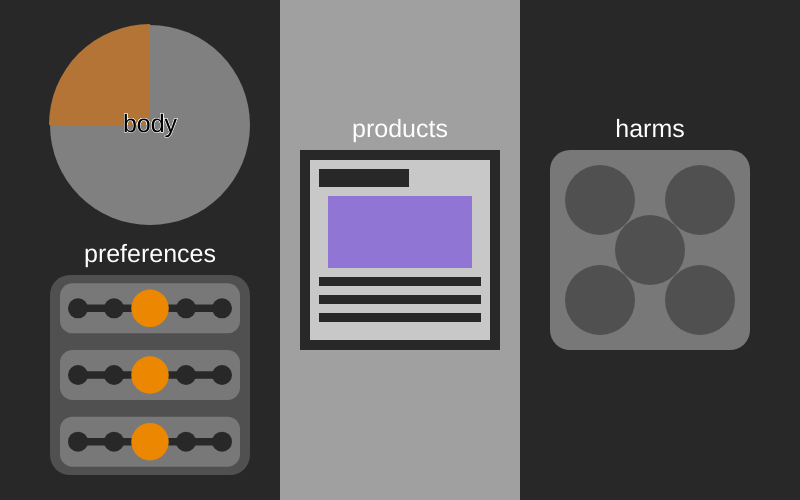
Frame 1 (no input)
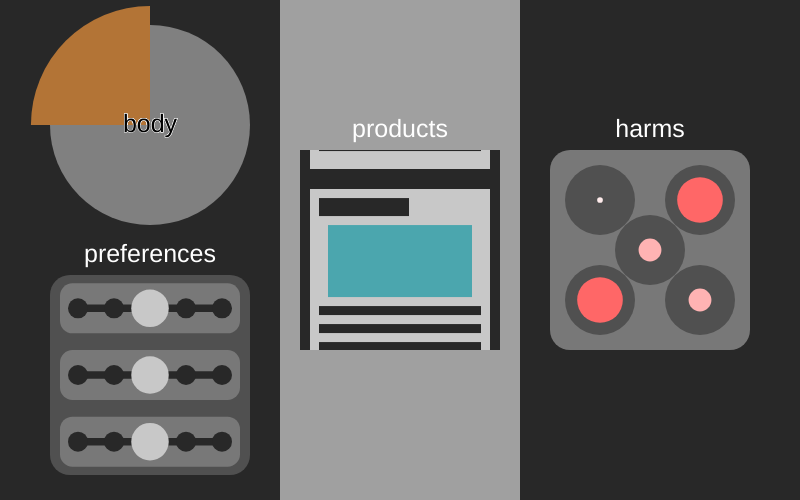
Frame 60 (no input)
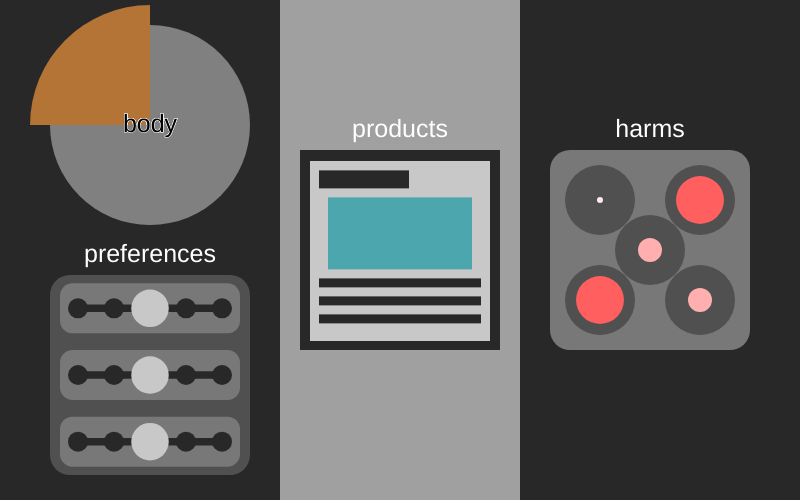
Frame 120 (the mouse pressed at the canvas centre since frame 60)

The p5.js sketch that drew these frames (run headless with seeded random() and noise() and a simulated clock; from frame 60 on, the mouse is pressed at the canvas centre):

// p5.js sketch
// ── sketch.js
var pv,hs,sPanel,body;
var numProducts=8;
var numAspects=4;
var numHarms=5;
var numScores=3;
var prodDataSet;
var prodData;


function setup() {
  prodDataSet=new ProductData(numAspects,numProducts,numScores,numHarms);
  prodData=prodDataSet.prodData[0];
  createCanvas(800,500);
  body=new Body(150,125,100,numAspects);
  sPanel=new SlidePanel(50,275,200,200,numScores);
  pv=new ProductViewer(300,150,200,200,numProducts);
  hs=new HarmScore(550,150,200);
  pv.loadProducts(prodData);
  // for(var i=0; i<numProducts; i++){
  //   pv.addProduct(200,prodData[i]);
  // }
}

function draw() {
  background(40);
  var prodGroup=body.run(mouseX, mouseY);
  if(prodGroup!==false){
    console.log("selected product group: "+prodGroup);
    prodData=prodDataSet.prodData[prodGroup];
    pv.loadProducts(prodData);
    pv.selectProduct(numProducts);
  }
  sPanel.run(mouseX, mouseY);
  var vals=sPanel.get();
  if(vals!==false){
    pv.matchProduct(vals);
    var harm=pv.getCurrentProductData().harms;
    hs.update(harm);
  }
  pv.show();
  pv.run();
  hs.show();
  hs.run();
}

function mousePressed(){
  // var np=floor(random(numProducts));
  // pv.selectProduct(np);

  // var randScores=[0,0,0];
  // for(var i=0; i<3; i++){
  //   randScores[i]=floor(random(10))/10;
  // }
  // console.log("random scores: "+randScores);
  // pv.matchProduct(randScores);
  // var harm=pv.getCurrentProductData().harms;
  // hs.update(harm);
}

// ── body.js
function Body(x,y,r,n){
  var segs=[];
  this.highlighted=-1;
  this.selected=0;
  var prevSel=0;

  for(var i=0; i<n; i++){
    segs.push(new Seg(x,y,r,-PI+i*TWO_PI/n,-PI+(i+1)*TWO_PI/n,i));
  }
  segs[0].selected=true;

  this.run=function(mx,my){
    var sel=-1;
    segs.forEach(function(seg,i){
      if(seg.run(mx,my)){
        sel=i;
      }
      seg.show();
    });
    prevSel=this.selected;
    this.highlighted=sel;
    this.selected=sel;
    var res=false;
    if(this.selected!=prevSel){
      res=this.selected;
    }
    return res;
  }

  function Seg(x,y,r,as,ae,index){
    var hover=false;
    this.selected=false;
    var scl=1;
    var maxScl=1.2;
    var cHue=30+i*90;

    this.run=function(mx,my){
      var a=atan2(my-y, mx-x);
      var d=dist(x,y,mx,my);
      hover=d <r && a>as && a<ae;
      if(mouseIsPressed){
        if(hover){
          this.selected=true;
        } else {
          if(d<r){
            this.selected=false;
          }
        }
      }
      if(this.selected){
        scl+=(maxScl-scl)/20;
      } else {
        scl+=(1-scl)/20;
      }
      return this.selected;
    };

    this.show=function(){
      push();
      translate(x,y);
      scale(scl);
      colorMode(HSB);
      fill(0,0,50);
      if(hover){
        fill(0,0,80);
      }
      // fill(hover?200:120);
      if(this.selected){
        fill(cHue,70,70);
      }
      noStroke();
      arc(0,0,r*2,r*2,as,ae);
      colorMode(RGB);
      pop();
      push();
      translate(x,y);
      textAlign(CENTER,CENTER);
      fill(0);
      stroke(255);
      strokeWeight(1);
      textSize(r*0.25);
      text('body',0,0);
      pop();
    };
  }
}

// ── harmscore.js
function HarmScore(x,y,w){
  var s=0.5*0.5;
  var positions=[
    {x:0.25, y:0.25},
    {x:0.75, y:0.25},
    {x:0.25, y:0.75},
    {x:0.75, y:0.75},
    {x:0.5, y:0.5}
  ]
  var targetScores=[0,0,0,0,0];
  var currentScores=[0,0,0,0,0];
  var changeMax=20;

  this.update=function(newScores){
    for(var i=0; i<5; i++){
      targetScores[i]=newScores[i];
    }
  };

  this.run=function(){
    for(var i=0; i<5; i++){
      currentScores[i]+=(targetScores[i]-currentScores[i])/changeMax;
    }
  }

  this.show=function(){
    push();
    translate(x,y);
    fill(120);
    noStroke();
    rect(0,0,w,w,w*0.1);
    for(var i=0; i<5; i++){
      push();
      translate(positions[i].x*w, positions[i].y*w);
      fill(80);
      ellipse(0,0,(s+0.1)*w);
      fill(255,255-200*currentScores[i],255-200*currentScores[i]);
      noStroke();
      ellipse(0,0,w*(0.05+s)*currentScores[i]);
      pop();
    }
    pop();
    push();
    translate(x+w/2,y-w*0.1);
    textAlign(CENTER,CENTER);
    fill(255);
    noStroke();
    // stroke(255,200);
    // strokeWeight(1);
    textSize(w*0.125);
    text('harms',0,0);
    pop();
  };
}

// ── prefsliders.js
function SlidePanel(x,y,w,h,n){
  var sliders=[];
  var vStep=h/(n);
  var vHeight=vStep*0.75;
  var hMargin=w*0.05;
  var hLength=w*0.9;
  var vals=[0,0,0];

  for(var i=0; i<n; i++){
    sliders.push(new Slider(x+hMargin,y+(i+0.5)*vStep-vHeight/2,hLength, vHeight,5));
  }

  this.get=function(){
    var changed=false;

    for(var i=0; i<n; i++){
      if(sliders[i].val !==vals[i]){
        changed=true;
        vals[i]=sliders[i].val;
      }
    }
    var res=changed? vals: false;
    return res;
  }

  this.run=function(mx,my){
    fill(80);
    noStroke();
    rect(x,y,w,h,h*0.1);
    sliders.forEach(function(slider){
      slider.run(mx, my);
      slider.show();
    });
    push();
    translate(x+w/2,y-h*0.1);
    textAlign(CENTER,CENTER);
    fill(255);
    noStroke();
    // stroke(255,200);
    // strokeWeight(1);
    textSize(w*0.125);
    text('preferences',0,0);
    pop();
  };
}

function Slider(x,y,w,h,n){
  this.val=0.5;
  var smoothVal=0;
  var effVal=0;
  var effPos={x:0,y:0};
  var dragging=false;
  var knobR=h*0.375;
  var hover=false;
  var step=1/(n-1);
  var snap=1;

  this.run=function(mx,my){
    hover=dist(mx,my,effPos.x, effPos.y)<knobR;
    effPos.x=x+w*0.1+this.val*w*0.8;
    effPos.y=y+h/2;
    if(mouseIsPressed){
      if(hover){
        dragging=true;
      }
    } else {
      dragging=false;
    }
    if(dragging){
      effPos.x=constrain(mx,x+w*0.1,x+w*0.9);
      this.val=(effPos.x-(x+w*0.1))/(w*0.8);
    }
    snap=2*abs(step/2-this.val%step)*(n-1);
    this.val=round(this.val*(n-1))/(n-1);
    // console.log(snap);
  };

  this.show=function(){
    fill(120);
    noStroke();
    rect(x,y,w,h,h*0.25);
    stroke(40);
    strokeCap(ROUND);
    strokeWeight(h*0.15);
    line(x+w*0.1,y+h/2,x+w*0.9,y+h/2);
    fill(40);
    noStroke();
    for(var i=0; i<n; i++){
      ellipse(x+w*0.1+w*0.8*i*step,y+h/2,h*0.4);
    }
    fill(200);
    if(hover){
      fill(235,135,0);
    }
    noStroke();
    ellipse(effPos.x,effPos.y,knobR*(1.7+0.3*snap));
  }
}

// ── productdata.js
function ProductData(numTypes, numProductsPerType, numScores, numHarms){
  this.prodData=[];

  for(var j=0; j<numTypes; j++){
    var typeProductData=[];
    for(var i=0; i<numProductsPerType; i++){
      var scores=[];
      for(var k=0; k<numScores; k++){
        scores.push(floor(random(10))/10);
      }
      var harms=[];
      for(var k=0; k<numHarms; k++){
        harms.push(floor(random(10))/10);
      }
      typeProductData.push({
        scores:scores,
        harms:harms
      });
    }
    this.prodData.push(typeProductData);
  }
  console.log(this.prodData);
}

var simpleprodData=[
  {
    scores:[0,0.1,0.2],
    harms:[0.1,0.6,0.8,0.2,0.1]
  },
  {
    scores:[0.7,0.5,0.6],
    harms:[0.2,0.3,0.1,0.7,0.9]
  },
  {
    scores:[0.2,0.9,0.4],
    harms:[0.9,0.3,0.8,0.4,0.5]
  },
  {
    scores:[0.8,0,0.5],
    harms:[0.4,0.1,0.7,0.3,0.4]
  },
  {
    scores:[0.6,0.2,0.8],
    harms:[0.2,0.4,0.5,0.8,0.9]
  },
  {
    scores:[0.7,0.1,0.4],
    harms:[0.1,0.1,0.5,0.3,0.4]
  },
  {
    scores:[0.3,0.3,0.6],
    harms:[0.8,0.3,0.3,0.3,0.3]
  },
  {
    scores:[0.9,0.1,0],
    harms:[0.1,0.3,0.6,0.8,0.1]
  }
]

// ── productviewer.js
function ProductViewer(x,y,w,h){
  var products=[];
  var currentProduct=0;
  var targetOffset=0;
  var currentOffset=0;
  var maskG=createGraphics(width, height);
  maskG.fill(255);
  maskG.noStroke();
  maskG.rect(x,0,w,y);
  maskG.rect(x,y+h,w,height);
  maskG.rect(x-w*0.1,0,w*0.1,height);
  maskG.rect(x+w*1.1,0,w*0.1,height);
  var cover=maskG.get();

  this.loadProducts=function(prodData){
    products=[];
    for(var i=0; i<prodData.length; i++){
      this.addProduct(200,prodData[i]);
    }
  };

  this.matchProduct=function(scores){
    var rms=[];
    var lowRmsVal=1000;
    var lowRmdInd=-1;
    for(var j=0; j<products.length; j++){
      var myRms=0;
      for(var i=0; i<scores.length; i++){
        var diff=scores[i]-products[j].productData.scores[i];
        var dsq=diff*diff;
        myRms+=dsq;
      }
      myRms/=scores.length;
      myRms=sqrt(myRms);
      if(myRms<lowRmsVal){
        lowRmsVal=myRms;
        lowRmdInd=j;
      }
      rms[j]=myRms;
    }
    console.log("closest match = "+lowRmdInd);
    console.log(rms);
    currentProduct=lowRmdInd;
    targetOffset=(lowRmdInd*w);
  };

  // for(var i=0; i<n; i++){
  //   products.push(new Product(w));
  // }

  this.addProduct=function(w,pData){
    products.push(new Product(w,pData));
  };

  this.getCurrentProductData=function(){
    return products[currentProduct].productData
  };

  this.selectProduct=function(sel){
    currentProduct=sel;
    targetOffset=(sel*w);
    // console.log(products[currentProduct].productData);
  };

  this.run=function(){
    currentOffset+=(targetOffset-currentOffset)/20;
  };

  this.show=function(){
    imageMode(CENTER);
    products.forEach(function(p,i){
      image(p.img,x+w/2,y-currentOffset+(i+0.5)*w,w*0.9,w*0.9);
    })
    // image(cover,0,0);
    fill(160);
    noStroke();
    rect(x,0,w,y);
    rect(x,y+h,w,height);
    rect(x-w*0.1,0,w*0.1,height);
    rect(x+w*1,0,w*0.1,height);
    push();
    translate(x+w/2,y-h*0.1);
    textAlign(CENTER,CENTER);
    fill(255);
    noStroke();
    // stroke(255,200);
    // strokeWeight(1);
    textSize(w*0.125);
    text('products',0,0);
    pop();
  }

  function Product(s,pData){
    var frame=createGraphics(s,s);
    var cr=random(75,225);
    var cg=random(75,225);
    var cb=random(75,225);
    this.productData=pData;

    frame.noStroke();
    frame.fill(200);
    frame.rect(0,0,s,s);
    frame.fill(cr,cg,cb);
    frame.rect(s*0.1,s*0.2,s*0.8,s*0.4);
    frame.fill(40);
    frame.rect(s*0.05,s*0.05,s*0.5,s*0.1);
    for(var i=0; i<3; i++){
      frame.rect(s*0.05,s*(0.65+i*0.1),s*0.9,s*0.05)
    }

    this.img=frame.get();
  }
}
